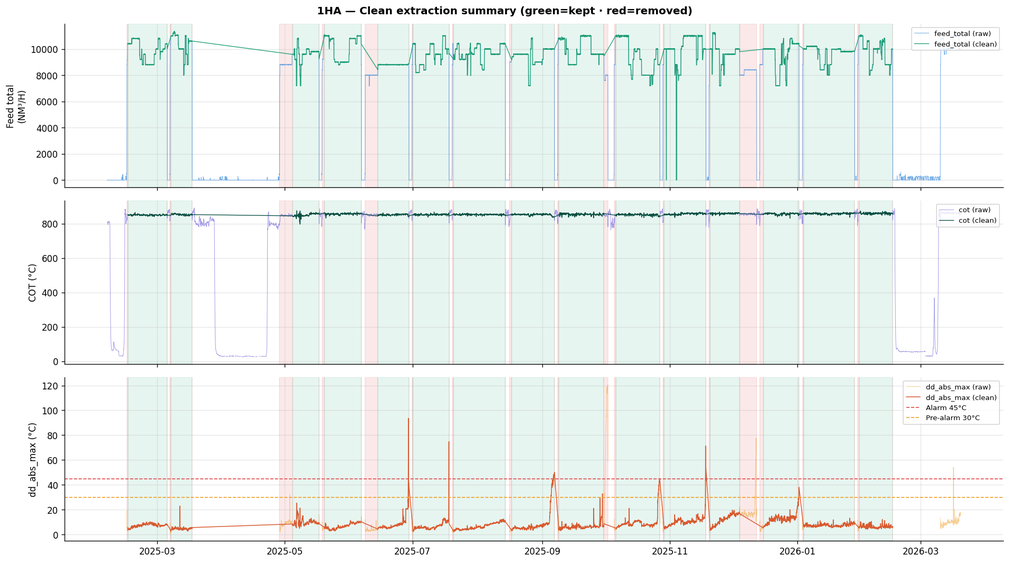
#> input picture output/1HA/00b_clean/1HA_00b_clean_extraction.png, 1009 x 563 px, shrunk from 1907 x 1064 before the run; its folder holds only this picture in this run
$ python view_results.py
#> lines starting #> are read from the running program, lines starting #| are printed output that depends on the picture
"""
view_results.py — browse all output figures with explanations.

Run from the repo root:
    python view_results.py
"""

import os
import glob
import math
import matplotlib.pyplot as plt
import matplotlib.image as mpimg
from matplotlib.patches import FancyBboxPatch

OUTPUT_DIR = os.path.join(os.path.dirname(__file__), "output")

# ── Descriptions for each chart type ─────────────────────────────────────────
DESCRIPTIONS = {
    "raw_cot": (
        "Raw Coil Outlet Temperatures",
        "Temperature of all 192 tube skin thermocouples over time.\n"
        "Vertical dashed lines = decoke events (run boundaries).\n"
        "Look for: sudden drops (decoke), gradual spread between tubes (coking)."
    ),
    "delta": (
        "Delta  (tube − pass average)",
        "Each tube's temperature minus the average of its pass (A/B/C/D).\n"
        "Removes furnace-wide drift; shows which tubes run hot or cold\n"
        "relative to their neighbours. Should be ~0 after a fresh decoke."
    ),
    "delta_delta": (
        "Delta-Delta  (coking signal)",
        "Delta re-baselined to zero at the start of every run.\n"
        "This is the primary health / coking indicator operators use.\n"
        "Grows as coke accumulates; triggers a decoke when it hits the limit."
    ),
    "dd_trajectories": (
        "Delta-Delta Trajectories by Run",
        "All Delta-Delta curves overlaid, x-axis = days since last decoke.\n"
        "Shows how fast coking progresses each run and whether runs are\n"
        "getting shorter (faster coking) or longer over time."
    ),
    "health_vs_drivers": (
        "Health vs Process Drivers",
        "Scatter plots of the Delta-Delta health metric against key\n"
        "process variables: run age, COT severity, feed rate, steam ratio.\n"
        "Steeper slope = stronger driver of coking."
    ),
    "pass_health": (
        "Per-Pass Health  (passes A / B / C / D)",
        "Delta-Delta broken out by pass. Shows whether coking is uniform\n"
        "across all four passes or concentrated in one — important for\n"
        "diagnosing feed/steam imbalances between passes."
    ),
    "pass_dd_dist": (
        "Delta-Delta Distribution by Pass",
        "Box / violin plots of tube Delta-Delta values per pass.\n"
        "Wide spread = tubes within a pass behave very differently.\n"
        "Skewed distribution may indicate individual bad tubes."
    ),
    "corr_heatmap": (
        "Spearman Correlation Heatmap",
        "Pairwise correlations between all features in the feature matrix.\n"
        "Dark red = strong positive correlation, dark blue = negative.\n"
        "Use to spot multicollinearity before building a forecast model."
    ),
    "drivers_of_coking_rate": (
        "Drivers of Coking Rate",
        "Ranked bar chart: which process variables most strongly correlate\n"
        "with the rate of Delta-Delta growth (coking speed).\n"
        "Top drivers are the levers operators can pull to slow coking."
    ),
    "drivers_of_dd_abs_max": (
        "Drivers of Peak Delta-Delta",
        "Same ranking but for the maximum Delta-Delta reached at end-of-run.\n"
        "Tells you what predicts how bad a run gets, not just how fast."
    ),
    "xcorr": (
        "Lagged Cross-Correlation  (COT → Delta-Delta)",
        "How many hours / days does a change in COT severity lead\n"
        "the Delta-Delta health response? Peak lag = process response time.\n"
        "Critical for setting the forecast horizon of the predictive model."
    ),
    "pairscatter": (
        "Key Pair Scatter Plots",
        "Three key relationships plotted directly:\n"
        "  • Run age vs Delta-Delta (coking grows with time)\n"
        "  • COT vs coking rate (severity drives coking speed)\n"
        "  • Steam/HC ratio vs coking rate (dilution slows coking)"
    ),
    "data_coverage": (
        "Data Coverage by Year",
        "Number of samples per tag per year from the historian.\n"
        "Process drivers (feed, steam, COT) reach back to 2019.\n"
        "Dense tube skin TCs only available from Feb 2025 onward."
    ),
    "fleet_health": (
        "Fleet Health Comparison  (all 7 furnaces)",
        "Side-by-side Delta-Delta health metric for furnaces 1HA–1HG.\n"
        "Shows which furnaces are coking faster or running in worse health.\n"
        "Use for prioritising which furnace to decoke next."
    ),
    "run_lengths": (
        "Run Length Distribution",
        "Histogram / box plot of days between decokes per furnace.\n"
        "Shorter runs = more frequent decoking = lower throughput.\n"
        "Target: understand what drives run length variability (17–25 days)."
    ),
}

def get_description(filename):
    name = filename.lower()
    for key, (title, desc) in DESCRIPTIONS.items():
        if key in name:
            return title, desc
    base = os.path.splitext(filename)[0].replace("_", " ").title()
    return base, ""

# ── Load all PNGs ─────────────────────────────────────────────────────────────
all_pngs = sorted(glob.glob(os.path.join(OUTPUT_DIR, "**", "*.png"), recursive=True) +
                  glob.glob(os.path.join(OUTPUT_DIR, "*.png")))

if not all_pngs:
    print(f"No PNG files found in {OUTPUT_DIR}")
    raise SystemExit

print(f"Found {len(all_pngs)} figures — opening viewer...")

# ── Group by furnace ──────────────────────────────────────────────────────────
from collections import defaultdict

FURNACE_ORDER = ["1HA", "1HB", "1HC", "1HD", "1HE", "1HF", "1HG", "FLEET", "OTHER"]

def get_group(path):
    name = os.path.basename(path)
    for f in ["1HA", "1HB", "1HC", "1HD", "1HE", "1HF", "1HG"]:
        if f in name:
            return f
    if "fleet" in name.lower() or "run_length" in name.lower():
        return "FLEET"
    return "OTHER"

grouped = defaultdict(list)
for p in all_pngs:
    grouped[get_group(p)].append(p)

# ── Render: one figure window per furnace group ───────────────────────────────
COLS = 3

for group in FURNACE_ORDER:
    if group not in grouped:
        continue
    items = grouped[group]
    n     = len(items)
    rows  = math.ceil(n / COLS)
    label = f"Furnace {group}" if group not in ("FLEET", "OTHER") else group

    fig = plt.figure(figsize=(COLS * 7, rows * 6.5))
    fig.suptitle(label, fontsize=20, fontweight="bold", y=1.0)

    for i, img_path in enumerate(items):
        filename   = os.path.basename(img_path)
        title, desc = get_description(filename)

        ax = fig.add_subplot(rows, COLS, i + 1)
        img = mpimg.imread(img_path)
#> img is the input picture: shape (563, 1009, 4) float32; mean R, G, B, A 0.928, 0.95, 0.938, 1
        ax.imshow(img)
        ax.axis("off")

        # Title above image
        ax.set_title(title, fontsize=10, fontweight="bold", pad=6, color="#16213e")

        # Description below image
        ax.text(
            0.5, -0.04, desc,
            transform=ax.transAxes,
            fontsize=7.5, color="#444444",
            ha="center", va="top",
            wrap=True,
            bbox=dict(boxstyle="round,pad=0.4", fc="#f0f4f8", ec="none", alpha=0.8),
        )

    plt.tight_layout(rect=[0, 0, 1, 0.97])
    plt.show()
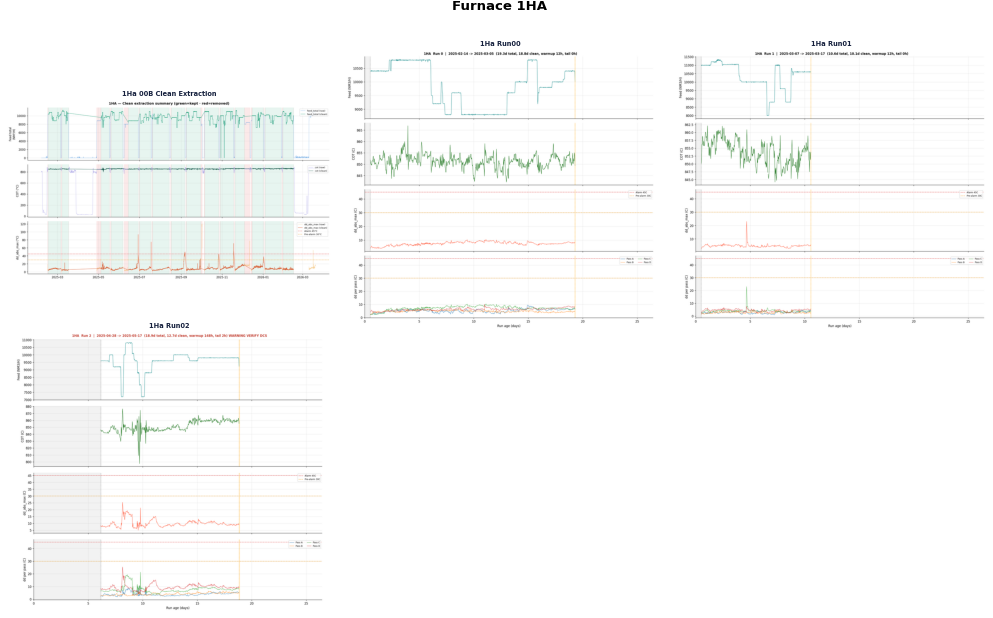
#> figure drawn by matplotlib, 4 panels
